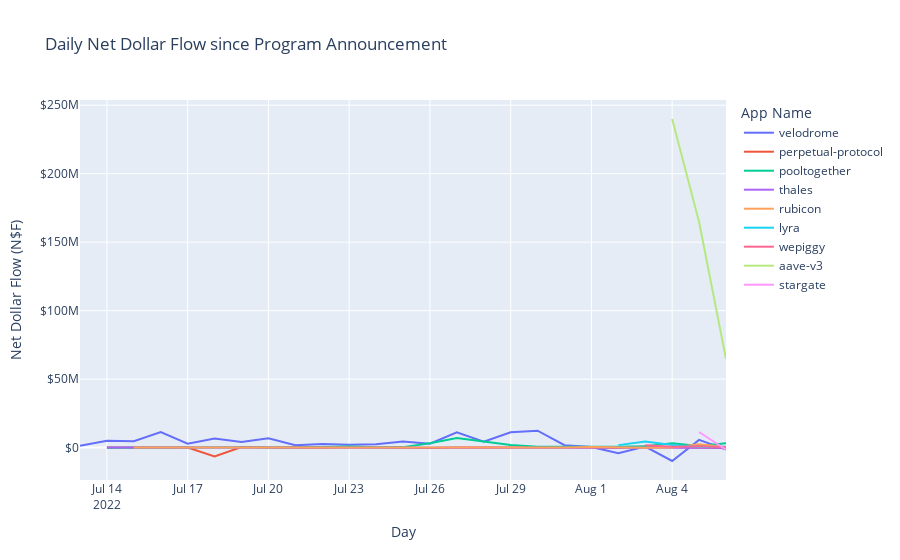
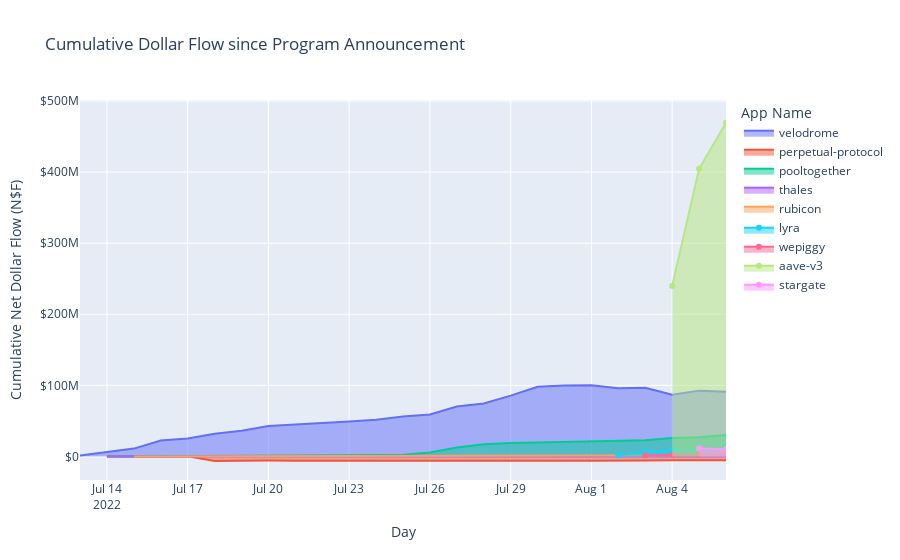

The cell these charts' notebook holds for them, in order:
### Code cell
fig.show()
cumul_fig.show()
